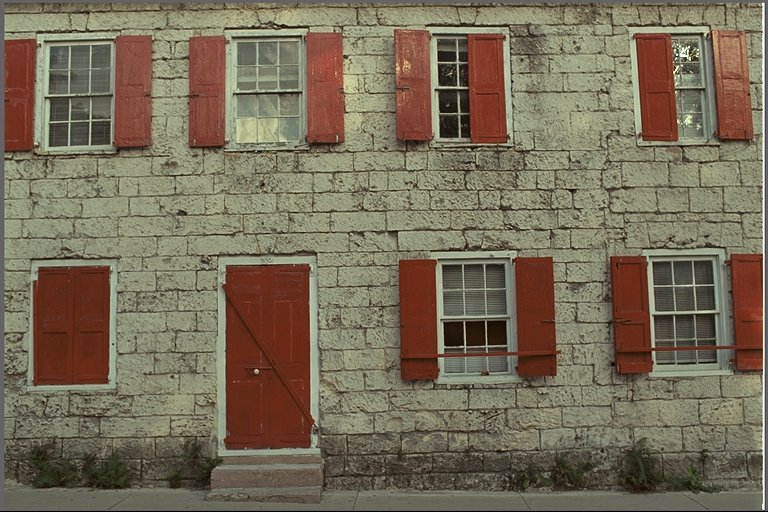
#> input picture database-projet/photos/photo_1.jpg, 768 x 512 px
$ python agent_analyse_sara.py ../database-projet/photos/photo_1.jpg
#> lines starting #> are read from the running program, lines starting #| are printed output that depends on the picture; after the words box and inside, x2 and y2 are one past the last pixel; in counts of white or black regions, pixels touching at a corner belong together
import sys
import json
import numpy as np
from PIL import Image
from scipy import ndimage
from scipy.ndimage import convolve
import os
import pytesseract

pytesseract.pytesseract.tesseract_cmd = r'C:\Program Files\Tesseract-OCR\tesseract.exe'

def rgb2gray(I):
    r, g, b = I[:,:,0], I[:,:,1], I[:,:,2]
    return 0.2989 * r + 0.5870 * g + 0.1140 * b

def variance(image):
    m = np.mean(image)
    l, c = image.shape
    return (1/(l*c)) * np.sum((image-m)**2)

def energy(image):
    return float(np.sum(image**2))

def entropy(image):
    hist, _ = np.histogram(image.flatten(), bins=256, range=(0, 256))
    probs = hist / image.size
    probs = probs[probs > 0]
    return round(float(-np.sum(probs * np.log2(probs))), 4)

def contrast(image):
    l, c = image.shape
    cont = 0
    for i in range(l):
        for j in range(c):
            cont += ((i-j)**2) * image[i][j]
    return cont

def homogenity(image):
    l, c = image.shape
    moment = 0
    for i in range(l):
        for j in range(c):
            moment += image[i][j] / (1 + np.abs(i-j))
    return moment

def avg_color(matrice):
    return float(np.mean(matrice))

def hist_rgb(image, bins=256):
    resultats = {}
    canaux = ['rouge', 'vert', 'bleu']
    for i, canal in enumerate(canaux):
        valeurs = image[:,:,i].flatten()
        resultats[canal] = {
            'moyenne':    round(float(np.mean(valeurs)), 2),
            'ecart_type': round(float(np.std(valeurs)), 2),
            'min':        int(np.min(valeurs)),
            'max':        int(np.max(valeurs))
        }
    return resultats

def extraire_metadonnees(chemin, image):
    largeur, hauteur = image.size
    taille_kb = os.path.getsize(chemin) / 1024
    ext = os.path.splitext(chemin)[1].lower()
    format_map = {'.jpg': 'JPEG', '.jpeg': 'JPEG', '.png': 'PNG', '.webp': 'WEBP'}
    return {
        'nom_fichier':   os.path.basename(chemin),
        'largeur':       largeur,
        'hauteur':       hauteur,
        'format':        format_map.get(ext, str(image.format)),
        'extension':     ext,
        'mode':          image.mode,
        'taille_kb':     round(taille_kb, 2),
        'nombre_pixels': largeur * hauteur
    }

def detecter_contours(chemin_image):
    img = Image.open(chemin_image).convert('L')
    img_array = np.array(img, dtype=np.float64)
    sobel_x = np.array([[-1,0,1],[-2,0,2],[-1,0,1]])
    sobel_y = np.array([[-1,-2,-1],[0,0,0],[1,2,1]])
    grad_x = convolve(img_array, sobel_x)
    grad_y = convolve(img_array, sobel_y)
    magnitude = np.sqrt(grad_x**2 + grad_y**2)
    laplacien = np.array([[0,1,0],[1,-4,1],[0,1,0]])
    lap = convolve(img_array, laplacien)
    return {
        'nombre_contours': int(np.sum(magnitude > 100)),
        'nettete':         round(float(np.var(lap)), 2)
    }

def analyser_morphologie(chemin_image):
    img = Image.open(chemin_image).convert('L')
    img_bin = (np.array(img) > 128).astype(np.uint8)
    elem_struct = np.array([[0,1,0],[0,1,1],[0,1,0]], dtype=np.uint8)
    dilatee = ndimage.binary_dilation(img_bin, structure=elem_struct).astype(np.uint8)
    erodee  = ndimage.binary_erosion(img_bin, structure=elem_struct).astype(np.uint8)
    contours_morpho = dilatee - erodee
    pixels_blancs   = int(np.sum(img_bin))
    pixels_contours = int(np.sum(contours_morpho))
    return {
        'pixels_contours_morpho': pixels_contours,
        'ratio_complexite':       round(pixels_contours / (pixels_blancs + 1), 4)
    }

def co_occurence_0(image, level=256):
    co = np.zeros((level, level))
    rows, cols = image.shape
    for i in range(rows):
        for j in range(cols - 1):
            row_val = int(image[i, j])
            col_val = int(image[i, j + 1])
            co[row_val, col_val] += 1
    if np.sum(co) != 0:
        co = co / np.sum(co)
    return co

def co_occurence_90(image, level=256):
    co = np.zeros((level, level), dtype=float)
    l, c = image.shape
    for i in range(1, l):
        for j in range(c):
            rows = int(image[i, j])
            cols = int(image[i-1, j])
            co[rows, cols] += 1
    if np.sum(co) != 0:
        co = co / np.sum(co)
    return co

def glcm_features(glcm):
    i_idx, j_idx = np.meshgrid(
        np.arange(glcm.shape[0]),
        np.arange(glcm.shape[1]),
        indexing='ij'
    )
    contrast_val    = float(np.sum(glcm * (i_idx - j_idx)**2))
    homogeneity_val = float(np.sum(glcm / (1 + np.abs(i_idx - j_idx))))
    energy_val      = float(np.sum(glcm**2))
    g = glcm[glcm > 0]
    entropy_val     = float(-np.sum(g * np.log2(g)))
    return {
        'contrast':    round(contrast_val, 4),
        'homogeneity': round(homogeneity_val, 4),
        'energy':      round(energy_val, 6),
        'entropy':     round(entropy_val, 4)
    }

def analyser_glcm(image_gray):
    img_small = np.clip(image_gray[:80, :80], 0, 255).astype(int)
    if np.std(img_small) < 1:
        return {
            'glcm_0deg':  {'contrast': 0, 'homogeneity': 1, 'energy': 1, 'entropy': 0},
            'glcm_90deg': {'contrast': 0, 'homogeneity': 1, 'energy': 1, 'entropy': 0},
            'note': 'image uniforme'
        }
    glcm_0  = co_occurence_0(img_small, level=256)
    glcm_90 = co_occurence_90(img_small, level=256)
    return {
        'glcm_0deg':  glcm_features(glcm_0),
        'glcm_90deg': glcm_features(glcm_90)
    }

def detecter_type_image(features, histogramme):
    entropy_val = features['entropy']
    couleur_moy = histogramme['couleur_moyenne']
    r, g, b = couleur_moy[0], couleur_moy[1], couleur_moy[2]
    diff_couleurs = abs(r-g) + abs(g-b) + abs(r-b)
    if entropy_val > 6.0 and diff_couleurs > 30:
        return 'photo'
    elif entropy_val < 3.0 and diff_couleurs < 20:
        return 'document'
    elif entropy_val < 4.0 and diff_couleurs > 20:
        return 'graphique'
    else:
        return 'screenshot'

def analyser_ocr(chemin_image):
    try:
        img = Image.open(chemin_image).convert('L')
        texte = pytesseract.image_to_string(img, lang='fra+eng')
        texte = texte.strip()
        mots = [m for m in texte.split() if len(m) > 1]
        return {
            'contient_texte': len(mots) > 5,
            'nombre_mots':    len(mots),
            'texte_extrait':  texte[:200] if texte else ''
        }
    except Exception as e:
        return {
            'contient_texte': False,
            'nombre_mots':    0,
            'texte_extrait':  f'Erreur OCR: {str(e)}'
        }

def agent_analyste(chemin_image):
#> called with chemin_image = '../database-projet/photos/photo_1.jpg'
    image     = Image.open(chemin_image)
#> image is the input picture: PIL image 768x512 RGB; mean R, G, B 119.7, 108.7, 88.4
    image_rgb = image.convert('RGB')
    img_array = np.array(image_rgb)
    img_gray  = rgb2gray(img_array)
    img_small = img_gray[:50, :50]
    metadonnees = extraire_metadonnees(chemin_image, image)
#> metadonnees = {'nom_fichier': 'photo_1.jpg', 'largeur': 768, 'hauteur': 512, 'format': 'JPEG', 'extension': '.jpg', 'mode': 'RGB', 'taille_kb': 120.2, 'nombre_pixels': 393216}
    features = {
        'variance':   round(float(variance(img_gray)), 4),
        'energy':     round(float(energy(img_gray)), 4),
        'entropy':    round(float(entropy(img_gray)), 4),
        'contrast':   round(float(contrast(img_small)), 4),
        'homogenity': round(float(homogenity(img_small)), 4)
    }
#> in variance, `m = np.mean(image)`: m = 109.7
#> in entropy, `hist, _ = np.histogram(image.flatten(), bins=256, range=(0, 256))`: hist = 256 values, max 5456 at index 58, min 0 at index 255, mean 1536
#> in entropy, `probs = hist / image.size`: probs = 256 values, max 0.0139 at index 58, min 0 at index 255, mean 0.00391
#> in entropy, `probs = probs[probs > 0]`: probs = 255 values, max 0.0139 at index 58, min 2.54e-06 at index 4, mean 0.00392
#> in contrast, `l, c = image.shape`: l = 50
#> after the loop in contrast, `for i in range(l):`: cont = 110429189
#> in homogenity, `l, c = image.shape`: l = 50
#> after the loop in homogenity, `for i in range(l):`: moment = 41097.4
#> features = {'variance': 1602.7, 'energy': 5.36e+09, 'entropy': 7.24, 'contrast': 110429189, 'homogenity': 41097.4}
    histogramme = hist_rgb(img_array)
#> after the loop in hist_rgb, `for i, canal in enumerate(canaux):`: resultats = 3 items
#> histogramme = 3 items
    histogramme['couleur_moyenne'] = [
        round(avg_color(img_array[:,:,0]), 2),
        round(avg_color(img_array[:,:,1]), 2),
        round(avg_color(img_array[:,:,2]), 2)
    ]
    contours    = detecter_contours(chemin_image)
#> in detecter_contours, `lap = convolve(img_array, laplacien)`:
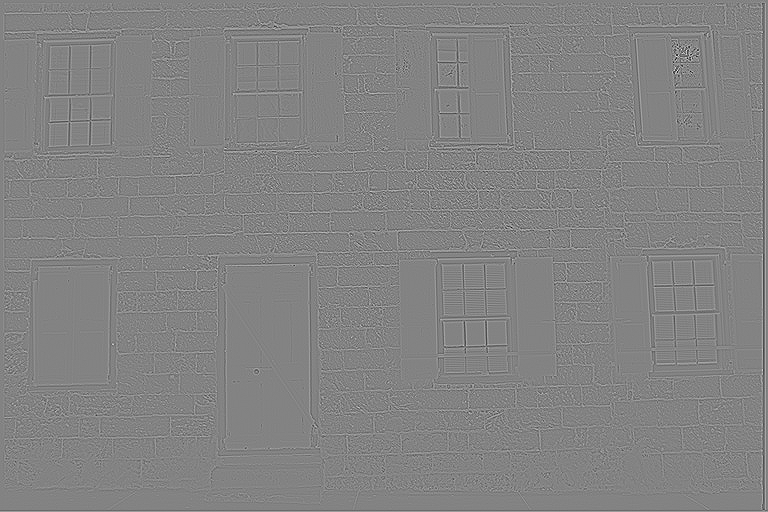
#> lap: shape (512, 768) float64; min -517, max 488, mean 0; drawn with min black and max white
#> contours = {'nombre_contours': 141356, 'nettete': 2402.9}
    morphologie = analyser_morphologie(chemin_image)
#> in analyser_morphologie, `img_bin = (np.array(img) > 128).astype(np.uint8)`:
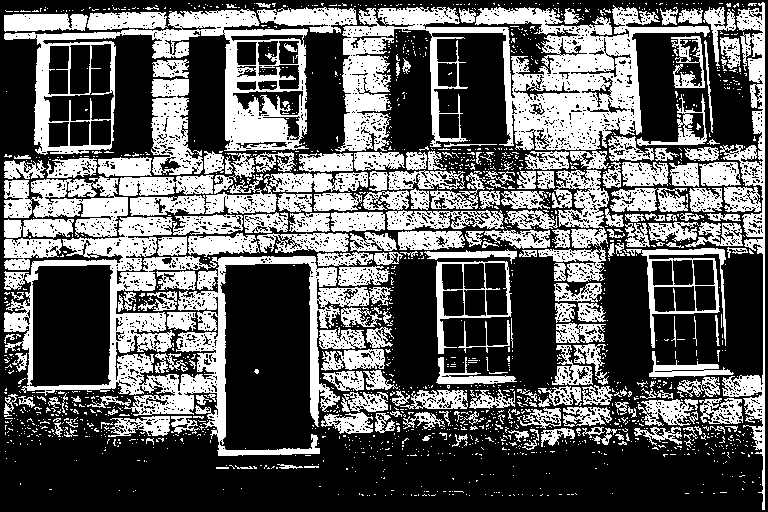
#> img_bin: shape (512, 768); values 0 (black) and 1 (white), 37.9% white; 1710 white regions (1488 under 20 px), largest, box (x1, y1, x2, y2) and area: (335, 5, 710, 152) 22024, (4, 217, 393, 456) 19426, (4, 9, 309, 155) 11966
#> in analyser_morphologie, `contours_morpho = dilatee - erodee`:
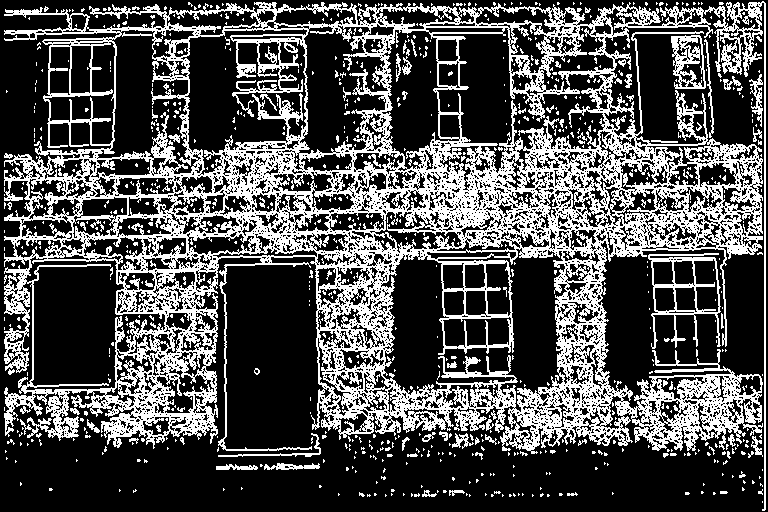
#> contours_morpho: shape (512, 768); values 0 (black) and 1 (white), 31.4% white in thin lines or dots
#> in analyser_morphologie, `pixels_blancs   = int(np.sum(img_bin))`: pixels_blancs = 149090
#> in analyser_morphologie, `pixels_contours = int(np.sum(contours_morpho))`: pixels_contours = 123453
#> morphologie = {'pixels_contours_morpho': 123453, 'ratio_complexite': 0.828}
    glcm        = analyser_glcm(img_gray)
#> in analyser_glcm, `img_small = np.clip(image_gray[:80, :80], 0, 255).astype(int)`:
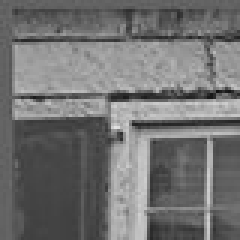
#> img_small: shape (80, 80) int64 (shown 3 times larger); min 18, max 226, mean 113.5
#> after the loop in co_occurence_0, `for i in range(rows):`:
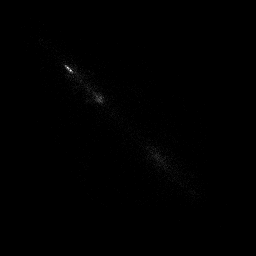
#> co: shape (256, 256) float64; min 0, max 46, mean 0.1; drawn with min black and max white
#> in glcm_features, `contrast_val    = float(np.sum(glcm * (i_idx - j_idx)**2))`: contrast_val = 275.9
#> in glcm_features, `homogeneity_val = float(np.sum(glcm / (1 + np.abs(i_idx - j_idx))))`: homogeneity_val = 0.266
#> in glcm_features, `energy_val      = float(np.sum(glcm**2))`: energy_val = 0.000776
#> in glcm_features, `g = glcm[glcm > 0]`: g = 3354 values, max 0.00728 at index 308, min 0.000158 at index 0, mean 0.000298
#> in glcm_features, `entropy_val     = float(-np.sum(g * np.log2(g)))`: entropy_val = 11.19
#> in glcm_features (call 2), `i_idx, j_idx = np.meshgrid( np.arange(glcm.shape[0]), np.arange(glcm.s..`:
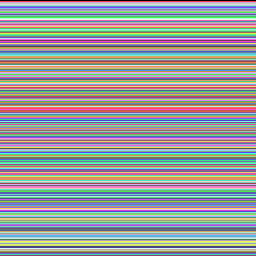
#> i_idx: shape (256, 256) int64; 256 distinct labels, from 0 to 255; one colour per label, 0 black
#> in glcm_features (call 2), `i_idx, j_idx = np.meshgrid( np.arange(glcm.shape[0]), np.arange(glcm.s..`:
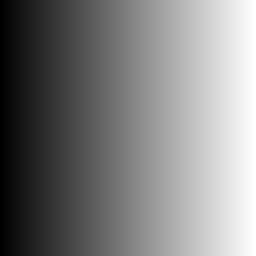
#> j_idx: shape (256, 256) int64; min 0, max 255, mean 127.5
#> in glcm_features (call 2), `contrast_val    = float(np.sum(glcm * (i_idx - j_idx)**2))`: contrast_val = 565
#> in glcm_features (call 2), `homogeneity_val = float(np.sum(glcm / (1 + np.abs(i_idx - j_idx))))`: homogeneity_val = 0.264
#> in glcm_features (call 2), `energy_val      = float(np.sum(glcm**2))`: energy_val = 0.000854
#> in glcm_features (call 2), `g = glcm[glcm > 0]`: g = 3524 values, max 0.00918 at index 357, min 0.000158 at index 0, mean 0.000284
#> in glcm_features (call 2), `entropy_val     = float(-np.sum(g * np.log2(g)))`: entropy_val = 11.23
#> glcm = 2 items
    type_image  = detecter_type_image(features, histogramme)
#> in detecter_type_image, `entropy_val = features['entropy']`: entropy_val = 7.24
#> in detecter_type_image, `couleur_moy = histogramme['couleur_moyenne']`: couleur_moy = [119.7, 108.7, 88.37]
#> in detecter_type_image, `r, g, b = couleur_moy[0], couleur_moy[1], couleur_moy[2]`: r = 119.7; g = 108.7; b = 88.37
#> in detecter_type_image, `diff_couleurs = abs(r-g) + abs(g-b) + abs(r-b)`: diff_couleurs = 62.72
#> type_image = 'photo'
    ocr         = analyser_ocr(chemin_image)
    resultat = {
        'image':                 chemin_image,
        'type_image':            type_image,
        'metadonnees':           metadonnees,
        'features_statistiques': features,
        'histogramme_rgb':       histogramme,
        'contours':              contours,
        'morphologie':           morphologie,
        'glcm':                  glcm,
        'ocr':                   ocr
    }
    print(json.dumps(resultat, ensure_ascii=False))
    return resultat

if __name__ == '__main__':
    chemin = sys.argv[1]
    agent_analyste(chemin)
#> (the call stopped at in analyser_ocr, `texte = pytesseract.image_to_string(img, lang='fra+eng')`: pytesseract is not available in this run)
